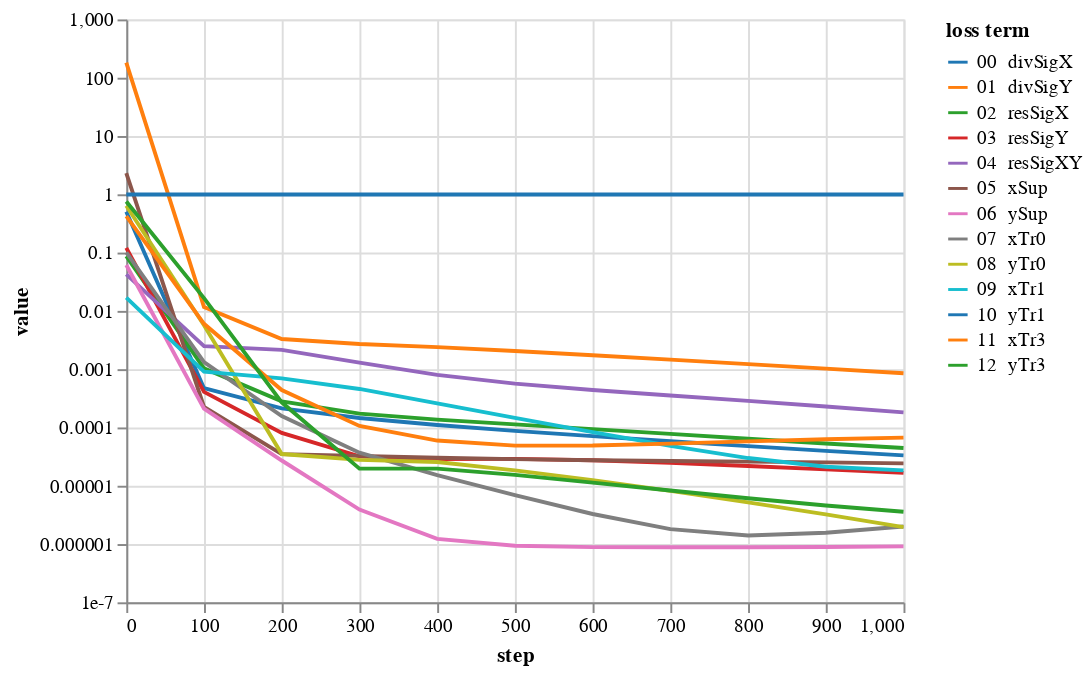

Notebook code for this chart:
### Code cell
bcNames = ['xSup','ySup','xTr0','yTr0','xTr1','yTr1','xTr3','yTr3']
# lines = alt.Chart(pd.DataFrame({'step':[1000,3000,4000]})).mark_rule(color='gray').encode(x='step:Q')
lossPlot(losshistory, bcNames)

### Figure 1 — Vega-Lite specification as saved in the notebook (floating-point values rounded to 4 significant figures)
{"config": {"view": {"continuousWidth": 400, "continuousHeight": 300}}, "data": {"name": "data-8ca30152cb23cbcf5f29485ebf27f58d"}, "mark": "line", "encoding": {"color": {"type": "nominal", "field": "loss term", "scale": {"scheme": "category10"}, "sort": ["00  divSigX", "01  divSigY", "02  resSigX", "03  resSigY", "04  resSigXY", "05  xSup", "06  ySup", "07  xTr0", "08  yTr0", "09  xTr1", "10  yTr1", "11  xTr3", "12  yTr3"]}, "tooltip": [{"type": "nominal", "field": "loss term"}, {"type": "quantitative", "field": "value"}, {"type": "quantitative", "field": "step"}], "x": {"type": "quantitative", "field": "step"}, "y": {"type": "quantitative", "field": "value", "scale": {"type": "log"}}}, "transform": [{"fold": ["00  divSigX", "01  divSigY", "02  resSigX", "03  resSigY", "04  resSigXY", "05  xSup", "06  ySup", "07  xTr0", "08  yTr0", "09  xTr1", "10  yTr1", "11  xTr3", "12  yTr3"], "as": ["loss term", "value"]}], "$schema": "https://vega.github.io/schema/vega-lite/v4.8.1.json", "datasets": {"data-8ca30152cb23cbcf5f29485ebf27f58d": [{"00  divSigX": 0.5002, "01  divSigY": 181.1, "02  resSigX": 0.0866, "03  resSigY": 0.1207, "04  resSigXY": 0.04224, "05  xSup": 2.307, "06  ySup": 0.06136, "07  xTr0": 0.1006, "08  yTr0": 0.6348, "09  xTr1": 0.01694, "10  yTr1": 0.9931, "11  xTr3": 0.4207, "12  yTr3": 0.7503, "step": 0}, {"00  divSigX": 0.0004716, "01  divSigY": 0.01165, "02  resSigX": 0.001031, "03  resSigY": 0.0004082, "04  resSigXY": 0.00249, "05  xSup": 0.0002248, "06  ySup": 0.000211, "07  xTr0": 0.001319, "08  yTr0": 0.005664, "09  xTr1": 0.000909, "10  yTr1": 0.9914, "11  xTr3": 0.006003, "12  yTr3": 0.01654, "step": 100}, {"00  divSigX": 0.0002121, "01  divSigY": 0.003291, "02  resSigX": 0.0002807, "03  resSigY": 8.056e-05, "04  resSigXY": 0.00214, "05  xSup": 3.484e-05, "06  ySup": 2.71e-05, "07  xTr0": 0.000157, "08  yTr0": 3.497e-05, "09  xTr1": 0.0006954, "10  yTr1": 0.9904, "11  xTr3": 0.0004386, "12  yTr3": 0.0002697, "step": 200}, {"00  divSigX": 0.0001455, "01  divSigY": 0.002705, "02  resSigX": 0.0001728, "03  resSigY": 3.191e-05, "04  resSigXY": 0.001294, "05  xSup": 3.248e-05, "06  ySup": 3.9e-06, "07  xTr0": 3.688e-05, "08  yTr0": 2.782e-05, "09  xTr1": 0.0004577, "10  yTr1": 0.9902, "11  xTr3": 0.0001062, "12  yTr3": 1.968e-05, "step": 300}, {"00  divSigX": 0.0001102, "01  divSigY": 0.002384, "02  resSigX": 0.0001363, "03  resSigY": 2.878e-05, "04  resSigXY": 0.000796, "05  xSup": 3.021e-05, "06  ySup": 1.228e-06, "07  xTr0": 1.527e-05, "08  yTr0": 2.554e-05, "09  xTr1": 0.000259, "10  yTr1": 0.99, "11  xTr3": 5.965e-05, "12  yTr3": 1.97e-05, "step": 400}, {"00  divSigX": 8.759e-05, "01  divSigY": 0.002048, "02  resSigX": 0.0001131, "03  resSigY": 2.887e-05, "04  resSigXY": 0.0005635, "05  xSup": 2.857e-05, "06  ySup": 9.36e-07, "07  xTr0": 6.903e-06, "08  yTr0": 1.839e-05, "09  xTr1": 0.0001461, "10  yTr1": 0.9899, "11  xTr3": 4.88e-05, "12  yTr3": 1.534e-05, "step": 500}, {"00  divSigX": 7.093e-05, "01  divSigY": 0.001732, "02  resSigX": 9.384e-05, "03  resSigY": 2.732e-05, "04  resSigXY": 0.0004383, "05  xSup": 2.744e-05, "06  ySup": 8.856e-07, "07  xTr0": 3.279e-06, "08  yTr0": 1.247e-05, "09  xTr1": 8.324e-05, "10  yTr1": 0.9899, "11  xTr3": 4.903e-05, "12  yTr3": 1.132e-05, "step": 600}, {"00  divSigX": 5.797e-05, "01  divSigY": 0.001457, "02  resSigX": 7.747e-05, "03  resSigY": 2.474e-05, "04  resSigXY": 0.0003531, "05  xSup": 2.662e-05, "06  ySup": 8.795e-07, "07  xTr0": 1.805e-06, "08  yTr0": 8.166e-06, "09  xTr1": 4.84e-05, "10  yTr1": 0.9898, "11  xTr3": 5.285e-05, "12  yTr3": 8.272e-06, "step": 700}, {"00  divSigX": 4.773e-05, "01  divSigY": 0.001222, "02  resSigX": 6.389e-05, "03  resSigY": 2.186e-05, "04  resSigXY": 0.0002857, "05  xSup": 2.59e-05, "06  ySup": 8.804e-07, "07  xTr0": 1.405e-06, "08  yTr0": 5.197e-06, "09  xTr1": 2.986e-05, "10  yTr1": 0.9898, "11  xTr3": 5.773e-05, "12  yTr3": 6.097e-06, "step": 800}, {"00  divSigX": 3.963e-05, "01  divSigY": 0.001023, "02  resSigX": 5.298e-05, "03  resSigY": 1.908e-05, "04  resSigXY": 0.0002292, "05  xSup": 2.512e-05, "06  ySup": 8.886e-07, "07  xTr0": 1.563e-06, "08  yTr0": 3.218e-06, "09  xTr1": 2.115e-05, "10  yTr1": 0.9898, "11  xTr3": 6.262e-05, "12  yTr3": 4.592e-06, "step": 900}, {"00  divSigX": 3.326e-05, "01  divSigY": 0.0008509, "02  resSigX": 4.448e-05, "03  resSigY": 1.662e-05, "04  resSigXY": 0.0001817, "05  xSup": 2.421e-05, "06  ySup": 9.113e-07, "07  xTr0": 2e-06, "08  yTr0": 1.951e-06, "09  xTr1": 1.835e-05, "10  yTr1": 0.9897, "11  xTr3": 6.701e-05, "12  yTr3": 3.584e-06, "step": 1000}]}}
